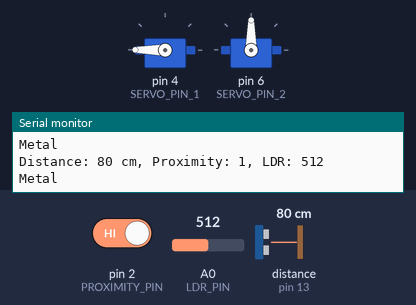
Recording of a sketch running on a simulated Arduino Uno, built with avr-gcc and run on an emulated ATmega328P. On the bench: 2 × servo, the last lines printed to the serial monitor. The inputs (shaded band) are chosen by the test bench; at power-on: pin 2 (PROXIMITY_PIN) HIGH, distance to the obstacle (sensor on pin 13) 80 cm, A0 (LDR_PIN) = 512. The echo pulse lasts 58.3 µs per cm.

Above: at 2.3 s.
2.4 s: pin 2 (PROXIMITY_PIN) driven LOW
At 3.9 s:
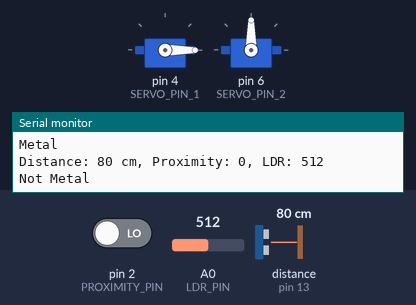
7.4 s: distance to the obstacle (sensor on pin 13) set to 7 cm
9.5 s: distance to the obstacle (sensor on pin 13) set to 4 cm
14.5 s: A0 (LDR_PIN) set to 23
18.0 s: A0 (LDR_PIN) set to 19
At 20.9 s:
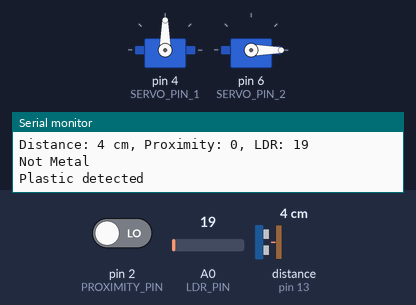
At 21.8 s:
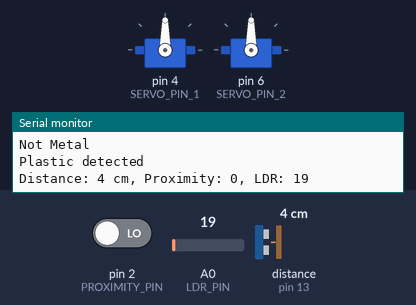
23.0 s: A0 (LDR_PIN) set to 0
At 25.9 s:
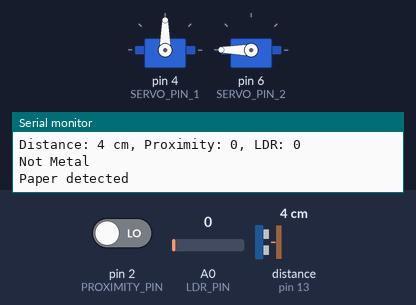
Timing chart, 0 to 29.0 s (numbered marks = the images above; inputs shaded):
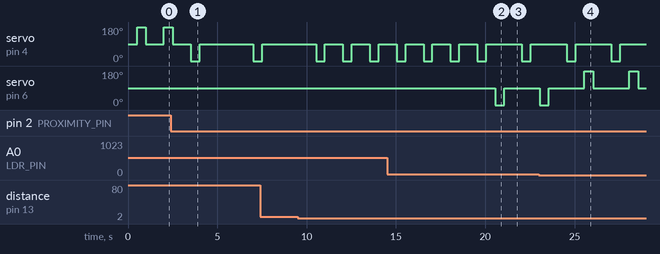

The sketch:

trashcan____.ino
```cpp
#include <Servo.h>         // Load the Servo library
#include <Ultrasonic.h>    // Load the Ultrasonic distance measurement library (HC-SR04)

#define LDR_PIN A0
#define ULTRASONIC_TRIGGER_PIN 12
#define ULTRASONIC_ECHO_PIN 13
#define PROXIMITY_PIN 2
#define SERVO_PIN_1 4
#define SERVO_PIN_2 6

// Define LDR threshold values
#define LDR_THRESHOLD_PAPER 9
#define LDR_THRESHOLD_PLASTIC_LOWER 10
#define LDR_THRESHOLD_PLASTIC_UPPER 20

Ultrasonic ultrasonic(ULTRASONIC_TRIGGER_PIN, ULTRASONIC_ECHO_PIN);
Servo servo1, servo2;

void setup() {
  servo1.attach(SERVO_PIN_1);
  servo2.attach(SERVO_PIN_2);

  Serial.begin(9600);
  pinMode(PROXIMITY_PIN, INPUT); // Set inductive proximity switch to input mode
  moveServos(90, 90);
}

void loop() {
  int distance = ultrasonic.read();
  int proximitySensorValue = digitalRead(PROXIMITY_PIN);
  int ldrValue = analogRead(LDR_PIN);

  Serial.print("Distance: ");
  Serial.print(distance);
  Serial.print(" cm, Proximity: ");
  Serial.print(proximitySensorValue);
  Serial.print(", LDR: ");
  Serial.println(ldrValue);

  delay(500);

  if (proximitySensorValue == LOW) {
    // Proximity sensor is low, print "Not Metal"
    Serial.println("Not Metal");
    servo1.write(0);
    delay(500);
    servo1.write(90);
    delay(500);

    if (distance <= 5) {
      if (ldrValue <= LDR_THRESHOLD_PAPER) {
        // Detected paper - move right from the back
        Serial.println("Paper detected");
        servo2.write(180);
        delay(500);
        servo2.write(90);
        delay(500);
      } else if (ldrValue >= LDR_THRESHOLD_PLASTIC_LOWER && ldrValue <= LDR_THRESHOLD_PLASTIC_UPPER) {
        // Detected plastic - move left from the back
        Serial.println("Plastic detected");
        servo2.write(0);
        delay(500);
        servo2.write(90);
        delay(500);
      } else {
        Serial.println("No valid LDR range detected");
      }
    } else {
      servo1.write(90);
      printSensorValues(distance, ldrValue, proximitySensorValue);
    }
  } else {
    // Proximity sensor is high, print "Metal"
    Serial.println("Metal");
    servo1.write(180);
    delay(500);
    servo1.write(90);
    delay(500);
  }
}

void moveServos(int angle1, int angle2) {
  servo1.write(angle1);
  servo2.write(angle2);
}

void printSensorValues(int distance, int ldrValue, int proximitySensorValue) {
  Serial.print("Distance in CM: ");
  Serial.println(distance);

  Serial.print("LDR Value: ");
  Serial.println(ldrValue);

  if (proximitySensorValue == LOW) {
    Serial.println("No Object");
  } else {
    Serial.println("Object Detected");
  }

  delay(2000);
}
```

Measured:
- the behaviour switches between 21 and 20 on A0 (LDR_PIN) (found by bisection; images 1 and 2)
- after the input at 18.0 s, servo on pin 6 (SERVO_PIN_2): 90° → 0° after 2.6 s, → 90° 0.50 s later
- by itself, servo on pin 4 (SERVO_PIN_1): alternates 90° for 2.0 s and 0° for 0.50 s
